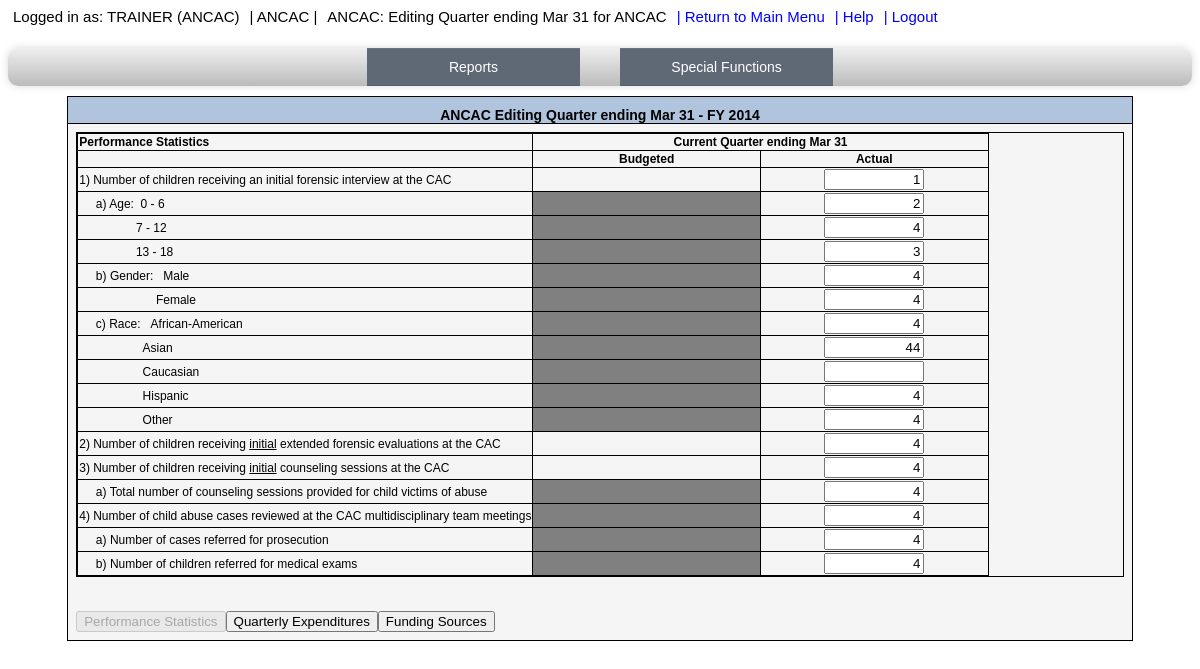
The app's page /ANCAC/editQuarter.php (signed in) with its own data.
### tables this page shows
CREATE TABLE IF NOT EXISTS `centers` (
  `center` tinyint(3) unsigned NOT NULL DEFAULT '0',
  `CenterName` varchar(75) NOT NULL DEFAULT '',
  `centerlevel` enum('Pilot Project','Full Member','Associate') NOT NULL DEFAULT 'Full Member',
  PRIMARY KEY (`center`)
);

CREATE TABLE IF NOT EXISTS `actualPerfStats` (
  `center` tinyint(3) unsigned NOT NULL DEFAULT '0',
  `fiscalyear` smallint(5) unsigned NOT NULL DEFAULT '0',
  `quarter` tinyint(3) unsigned NOT NULL DEFAULT '0',
  `username` varchar(12) NOT NULL DEFAULT '',
  `datemod` datetime NOT NULL DEFAULT '0000-00-00 00:00:00',
  `fiTotal` mediumint(9) NOT NULL DEFAULT '-99',
  `fi0to6` mediumint(9) NOT NULL DEFAULT '-99',
  `fi7to12` mediumint(9) NOT NULL DEFAULT '-99',
  `fi13to18` mediumint(9) NOT NULL DEFAULT '-99',
  `fiMale` mediumint(9) NOT NULL DEFAULT '-99',
  `fiFemale` mediumint(9) NOT NULL DEFAULT '-99',
  `fiAfrAmerican` mediumint(9) NOT NULL DEFAULT '-99',
  `fiAsian` mediumint(9) NOT NULL DEFAULT '-99',
  `fiCauc` mediumint(9) NOT NULL DEFAULT '-99',
  `fiHispanic` mediumint(9) NOT NULL DEFAULT '-99',
  `fiOther` mediumint(9) NOT NULL DEFAULT '-99',
  `extForenEval` mediumint(9) NOT NULL DEFAULT '-99',
  `intCounsSes` mediumint(9) NOT NULL DEFAULT '-99',
  `totCounSes` mediumint(9) NOT NULL DEFAULT '-99',
  `multDisTeamMeet` mediumint(9) NOT NULL DEFAULT '-99',
  `prosCases` mediumint(9) NOT NULL DEFAULT '-99',
  `medExamRef` mediumint(9) NOT NULL DEFAULT '-99',
  PRIMARY KEY (`center`,`fiscalyear`,`quarter`)
);

### ANCAC/editQuarter.php (the view, shortened to what the rows shown need)
<?PHP
	require("ulogin.php");
	require($root."Variables.php");
	if($_SESSION['admin'] > 0){
                $Available = 1;
                if (isset($_GET['C'])){
                        $centerID = $_GET['C'];
                }
                if (isset($_GET['Q'])){
                        $Quarter = $_GET['Q'];
                }
                if (isset($_GET['Y'])){
                        $fiscalYear = $_GET['Y'];
                }
        }
        else{
                if (isset($_SESSION['center'])){
                        $centerID = $_SESSION['center'];
                }
                switch (date("m")){
                        case 5:
                        case 6:
                                $Quarter = 2;
                                break;
                }
        }
        switch ($Quarter){
                case 2:
                     $Ending = "Mar 31";
                     break;
         }
	$sqlCenter = "SELECT CenterName FROM centers ".
             "WHERE center = '".$centerID."'";
        $resultCenter = @mysql_query($sqlCenter) or mysql_error();
        $rowCenter = mysql_fetch_object($resultCenter);
        $CenterName = $rowCenter->CenterName;
	$page_title = 'ANCAC: Editing Quarter ending '.$Ending.' for '.$CenterName;
	require($root."header.php");
?>
<body>
<table class='OutlineTable' align=center width="90%">
<tr>
	<td class='login-header' colspan='2' align=center><?PHP echo $CenterName; ?> Editing Quarter ending <?PHP echo $Ending; ?> - FY <?PHP echo $fiscalYear; ?><br>
        </td>
</tr>
<tr>
	<td class='login' align=left>
		<table  width="100%" id="table1">
		<tr>
			<td>
			<form action="updateQuarter.php" method="post" onsubmit="window.nounloadcheck = true; return true;">
			<?PHP
                              $sql = "SELECT fiTotal,fi0to6,fi7to12,fi13to18,fiMale,fiFemale,fiAfrAmerican,fiAsian,".
              "fiCauc,fiHispanic,fiOther,extForenEval,intCounsSes,totCounSes,multDisTeamMeet,prosCases,medExamRef,".
              "fullTimeEmp,personnelCosts,empBenefits,travelInState,travelOutState,repairsAndMx,".
              "rentalsLease,utilComm,profServ,suppMatOper,tranEqpPurch,otherEqpPurch,debtService,misc,genFund,chilFirstTrust,".
              "capOutlay,unitedWay,adeca,natlChilAlliance,chilTrustFund,deptOfHR,countyComm,cityCouncil,localGrants,".
              "areaSchools,corpDonations,privDonations,fundraisers,bankInterest,completed".
              " FROM actualPerfStats JOIN actualExpenditures ON actualPerfStats.center = actualExpenditures.center ".
              "AND actualPerfStats.fiscalyear = actualExpenditures.fiscalyear and actualPerfStats.quarter = actualExpenditures.quarter ".
              "JOIN actualSourceFunds ON actualPerfStats.center = actualSourceFunds.center ".
              "AND actualPerfStats.fiscalyear = actualSourceFunds.fiscalyear AND actualPerfStats.quarter = actualSourceFunds.quarter ".
              "WHERE actualPerfStats.center = ".$centerID." AND actualPerfStats.fiscalyear = ".$fiscalYear.
              " AND actualPerfStats.quarter = ".$Quarter;
                             $result = @mysql_query($sql) or mysql_error();
                             $row1QActual = mysql_fetch_object($result);
                        ?>
                <table id="Performance" width="100%" class="Admin" style=display:block>
                <tr align="center">
                        <td><input type="text" onblur="extractNumber(this,0,false);" onkeyup="extractNumber(this,0,false);"
                                onkeypress="return blockNonNumbers(this, event, false, false);" class="TextInput" name="fiTotal"
                                value="<?PHP if(isset($row1QActual->fiTotal)){if ($row1QActual->fiTotal != -99) echo $row1QActual->fiTotal;} ?>" /></td>
                </tr>
                <tr align="center">
                        <td><input type="text" onblur="extractNumber(this,0,false);" onkeyup="extractNumber(this,0,false);"
                                onkeypress="return blockNonNumbers(this, event, false, false);" class="TextInput" name="fi0to6"
                                value="<?PHP if(isset($row1QActual->fi0to6)){if ($row1QActual->fi0to6 != -99) echo $row1QActual->fi0to6;} ?>" /></td>
                </tr>
                <tr align="center">
                        <td><input type="text" onblur="extractNumber(this,0,false);" onkeyup="extractNumber(this,0,false);"
                                onkeypress="return blockNonNumbers(this, event, false, false);" class="TextInput" name="fi7to12"
                                value="<?PHP if(isset($row1QActual->fi7to12)){if ($row1QActual->fi7to12 != -99) echo $row1QActual->fi7to12;} ?>" /></td>
                </tr>
                <tr align="center">
                        <td><input type="text" onblur="extractNumber(this,0,false);" onkeyup="extractNumber(this,0,false);"
                                onkeypress="return blockNonNumbers(this, event, false, false);" class="TextInput" name="fi13to18"
                                value="<?PHP if(isset($row1QActual->fi13to18)){if ($row1QActual->fi13to18 != -99) echo $row1QActual->fi13to18;} ?>" /></td>
                </tr>
                <tr align="center">
                        <td><input type="text" onblur="extractNumber(this,0,false);" onkeyup="extractNumber(this,0,false);"
                                onkeypress="return blockNonNumbers(this, event, false, false);" class="TextInput" name="fiMale"
                                value="<?PHP if(isset($row1QActual->fiMale)){if ($row1QActual->fiMale != -99) echo $row1QActual->fiMale;} ?>" /></td>
                </tr>
                <tr align="center">
                        <td><input type="text" onblur="extractNumber(this,0,false);" onkeyup="extractNumber(this,0,false);"
                                onkeypress="return blockNonNumbers(this, event, false, false);" class="TextInput" name="fiFemale"
                                value="<?PHP if(isset($row1QActual->fiFemale)){if ($row1QActual->fiFemale != -99) echo $row1QActual->fiFemale;} ?>" /></td>
                </tr>
                <tr align="center">
                        <td><input type="text" onblur="extractNumber(this,0,false);" onkeyup="extractNumber(this,0,false);"
                                onkeypress="return blockNonNumbers(this, event, false, false);" class="TextInput" name="fiAfrAmerican"
                                value="<?PHP if(isset($row1QActual->fiAfrAmerican)){if ($row1QActual->fiAfrAmerican != -99) echo $row1QActual->fiAfrAmerican;} ?>" /></td>
                </tr>
                <tr align="center">
                        <td><input type="text" onblur="extractNumber(this,0,false);" onkeyup="extractNumber(this,0,false);"
                                onkeypress="return blockNonNumbers(this, event, false, false);" class="TextInput" name="fiAsian"
                                value="<?PHP if(isset($row1QActual->fiAsian)){if ($row1QActual->fiAsian != -99) echo $row1QActual->fiAsian;} ?>" /></td>
                </tr>
                <tr align="center">
                        <td><input type="text" onblur="extractNumber(this,0,false);" onkeyup="extractNumber(this,0,false);"
                                onkeypress="return blockNonNumbers(this, event, false, false);" class="TextInput" name="fiCauc"
                                value="<?PHP if(isset($row1QActual->fiCauc)){if ($row1QActual->fiCauc != -99) echo $row1QActual->fiCauc;} ?>" /></td>
                </tr>
                <tr align="center">
                        <td><input type="text" onblur="extractNumber(this,0,false);" onkeyup="extractNumber(this,0,false);"
                                onkeypress="return blockNonNumbers(this, event, false, false);" class="TextInput" name="fiHispanic"
                                value="<?PHP if(isset($row1QActual->fiHispanic)){if ($row1QActual->fiHispanic != -99) echo $row1QActual->fiHispanic;} ?>" /></td>
                </tr>
                <tr align="center">
                        <td><input type="text" onblur="extractNumber(this,0,false);" onkeyup="extractNumber(this,0,false);"
                                onkeypress="return blockNonNumbers(this, event, false, false);" class="TextInput" name="fiOther"
                                value="<?PHP if(isset($row1QActual->fiOther)){if ($row1QActual->fiOther != -99) echo $row1QActual->fiOther;} ?>" /></td>
                </tr>
                <tr align="center">
                        <td><input type="text" onblur="extractNumber(this,0,false);" onkeyup="extractNumber(this,0,false);"
                                onkeypress="return blockNonNumbers(this, event, false, false);" class="TextInput" name="extForenEval"
                                value="<?PHP if(isset($row1QActual->extForenEval)){if ($row1QActual->extForenEval != -99) echo $row1QActual->extForenEval;} ?>" /></td>
                </tr>
                <tr align="center">
                        <td><input type="text" onblur="extractNumber(this,0,false);" onkeyup="extractNumber(this,0,false);"
                                onkeypress="return blockNonNumbers(this, event, false, false);" class="TextInput" name="intCounsSes"
                                value="<?PHP if(isset($row1QActual->intCounsSes)){if ($row1QActual->intCounsSes != -99) echo $row1QActual->intCounsSes;} ?>" /></td>
                </tr>
                <tr align="center">
                        <td><input type="text" onblur="extractNumber(this,0,false);" onkeyup="extractNumber(this,0,false);"
                                onkeypress="return blockNonNumbers(this, event, false, false);" class="TextInput" name="totCounSes"
                                value="<?PHP if(isset($row1QActual->totCounSes)){if ($row1QActual->totCounSes != -99) echo $row1QActual->totCounSes;} ?>" /></td>
                </tr>
                <tr align="center">
                        <td><input type="text" onblur="extractNumber(this,0,false);" onkeyup="extractNumber(this,0,false);"
                                onkeypress="return blockNonNumbers(this, event, false, false);" class="TextInput" name="multDisTeamMeet"
                                value="<?PHP if(isset($row1QActual->multDisTeamMeet)){if ($row1QActual->multDisTeamMeet != -99) echo $row1QActual->multDisTeamMeet;} ?>" /></td>
                </tr>
                <tr align="center">
                        <td><input type="text" onblur="extractNumber(this,0,false);" onkeyup="extractNumber(this,0,false);"
                                onkeypress="return blockNonNumbers(this, event, false, false);" class="TextInput" name="prosCases"
                                value="<?PHP if(isset($row1QActual->prosCases)){if ($row1QActual->prosCases != -99) echo $row1QActual->prosCases;} ?>" /></td>
                </tr>
                <tr align="center">
                        <td><input type="text" onblur="extractNumber(this,0,false);" onkeyup="extractNumber(this,0,false);"
                                onkeypress="return blockNonNumbers(this, event, false, false);" class="TextInput" name="medExamRef"
                                value="<?PHP if(isset($row1QActual->medExamRef)){if ($row1QActual->medExamRef != -99) echo $row1QActual->medExamRef;} ?>" /></td>
                </tr>
                </table>
                        </form>
			</td>
		</tr>
		</table>
	</td>
</tr>
</table>
</body>
<?PHP
	require($root."footer.php");
?>

### ANCAC/header.php (shortened to what the rows shown need)
<html>
      <head>
            <?php echo'<SCRIPT language="JavaScript" SRC="'.$webroot.'javaScriptFunctions.js"></SCRIPT>
             			<script src="http://ajax.googleapis.com/ajax/libs/jquery/1.8.0/jquery.min.js"></script>
						<script src="'.$webroot.'dropit.js"></script>
						<link rel="stylesheet" href="'.$webroot.'dropit.css" type="text/css" />';
           ?>
      		<link rel='stylesheet' href='<?php echo $webroot?>login.css' type='text/css' media='screen'>
      		<link rel='stylesheet' href='<?php echo $webroot?>print.css' type='text/css' media='print'>
      </head>
<div class=nav>
	<div class='loginInfo'>
		<div class=login-header>
			<div class='userInfo'>Logged in as: <?PHP echo $_SESSION['name']." (".$_SESSION['CenterName'].")"; ?></div>
			<div class='userInfo'> | ANCAC | </div>
			<div class='userInfo pageTitle'> <?PHP echo $page_title;?></div>
			<div class='userInfo returnToMain'><a href=<?php echo $webroot?>index.php> | Return to Main Menu</a></div>
			<div class='userInfo help'><a href=<?php echo $webroot?>help.php> | Help</a></div>
			<div class='userInfo logoutButton'><a href=<?php echo $webroot?>logout.php> | Logout</a></div>
		</div>
	</div>
		           <?PHP
				        if($_SESSION['admin'] == 2)
						{
							echo '<li><a href="'.$webroot.'qreportAdmin.php?from=1">View/Edit Center Quarterly Numbers</a></li>';
						}
						else
						{
							$fiscalYear = date("Y");
					  }
		            ?>
</div>

### records on screen
centers: CenterName "ANCAC: Editing Quarter ending Mar 31 for ANCAC", CenterName "ANCAC"
actualperfstats: fiTotal "1", fi0to6 "2", fi7to12 "4", fi13to18 "3", fiMale "4", fiFemale "4", fiAfrAmerican "4", fiAsian "44", fiHispanic "4", fiOther "4", extForenEval "4", intCounsSes "4", totCounSes "4", multDisTeamMeet "4", prosCases "4", medExamRef "4"

### other values on screen
$_SESSION['name'] "TRAINER"
$_SESSION['CenterName'] "ANCAC"
$Ending "Mar 31"
$fiscalYear "2014"
